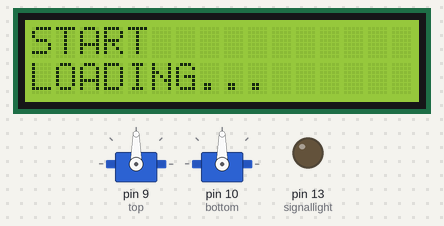
A sketch run on a simulated Arduino Nano, built with avr-gcc and run on an emulated ATmega328P. Parts: 2 × servo, 16×2 character LCD, output pins drawn as LEDs (lit = HIGH). Pins used as bus, display or sensor lines are not drawn.

Above: at 0.2 s.
At 2.7 s:
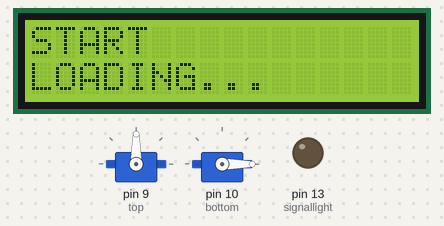
Timing chart, 0 to 4.2 s (numbered marks = the images above):
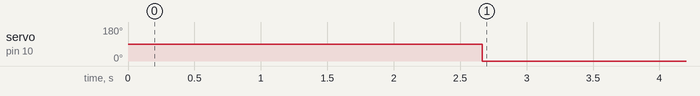

Measured:
- by itself, servo on pin 10 (bottom): 90° → 0° at 2.7 s

The sketch:

lcd.ino
```cpp
#include <Servo.h>  // include Servo Motor Library
#include <LiquidCrystal.h>
/* RS pin -> 14  A0
   enable pin -> 15 A1
   D4-D7 -> 16-19  A2-A5
*/
LiquidCrystal lcd(14, 15, 16, 17, 18, 19);

//emergency stop button
int ES = 2;
int buzz = 12; // sound for emergency stop
int signallight = 13;
//global variables
boolean start = true;
volatile boolean e_stop = false;
volatile int state = 0;

// define colour sensor
#define S0 4
#define S1 5
#define S2 6
#define S3 7
#define sensorOut A7

// define servo motors (top and bottom)
Servo top;
Servo bottom;

// variables for counters and frequency
int freq = 0;
int colour = 0;
int count_red = 0;
int count_orange = 0;
int count_green = 0;
int count_yellow = 0;
int count_blue = 0;
int count_brown = 0;
int count_other = 0;
int total = 0;

void setup() {
  // put your setup code here, to run once:
  Serial.begin(9600);
  //emergency button
  pinMode(ES, INPUT_PULLUP);
  pinMode(signallight, OUTPUT);
  delay(100);
  //colour sensor
  pinMode(S0, OUTPUT);
  pinMode(S1, OUTPUT);
  pinMode(S2, OUTPUT);
  pinMode(S3, OUTPUT);
  pinMode(sensorOut, OUTPUT);

  //set frequency scale to 20%
  digitalWrite(S0, HIGH);
  digitalWrite(S1, LOW);

  //servo motors
  top.attach(9); // connect to arduino D9
  bottom.attach(10); // connect to arduino D10

  //lcd display
  lcd.begin(16, 2);
  lcd.setCursor(0, 0);
  lcd.print("START");
  lcd.setCursor(0, 1);
  lcd.print("LOADING...");
  delay(2500);
}

void loop() {
  bottom.write(0);
  delay(5000);

}
```
